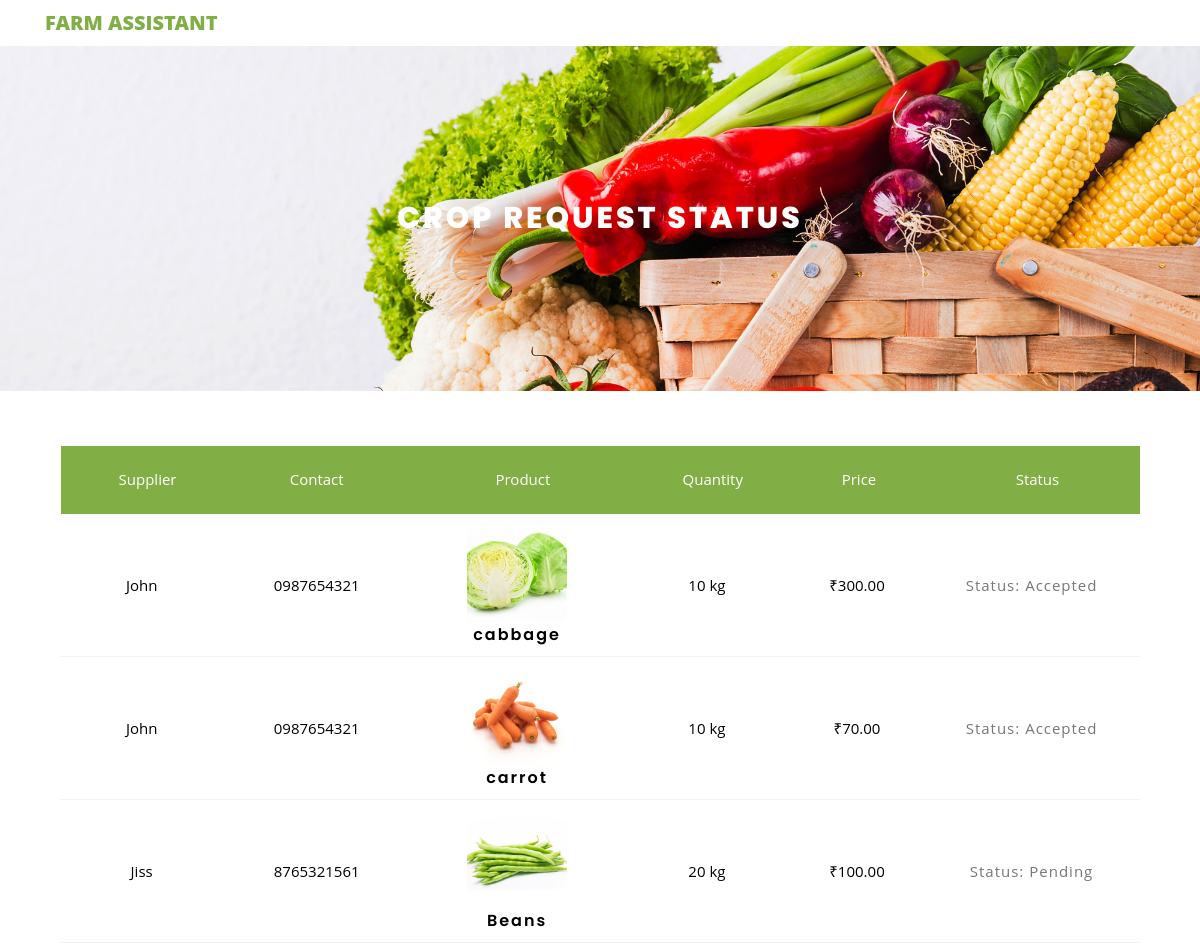
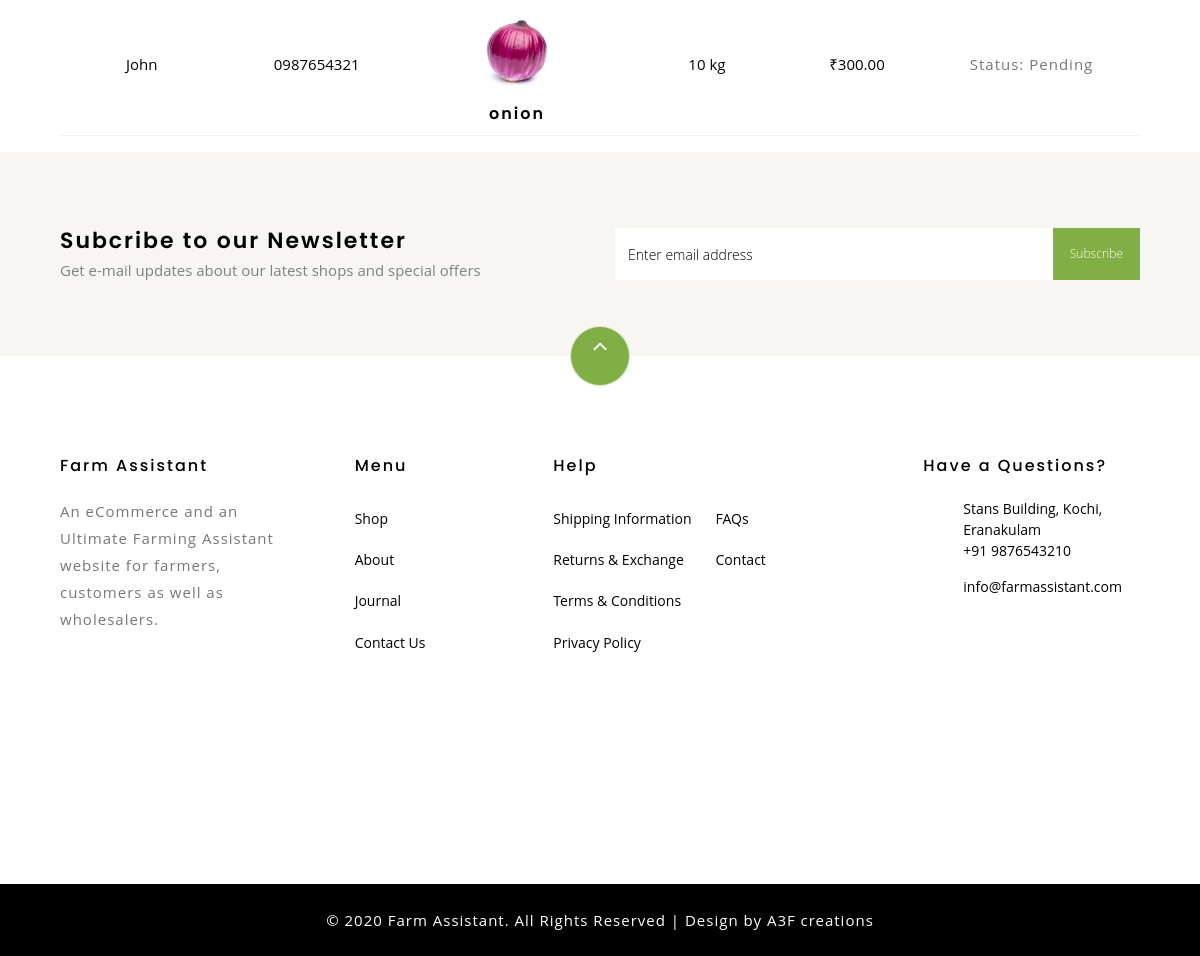
The page /crop-request-status.php (signed in) on the database its author committed (2 pictures, top to bottom).
### tables this page shows
CREATE TABLE IF NOT EXISTS `crop_request` (
  `crop_id` int(4) NOT NULL AUTO_INCREMENT,
  `farmer_email` varchar(20) NOT NULL,
  `supplier_email` varchar(40) NOT NULL,
  `c_name` varchar(20) NOT NULL,
  `price` int(4) NOT NULL,
  `quantity` int(4) NOT NULL,
  `image` varchar(30) NOT NULL,
  `status` varchar(11) DEFAULT 'Pending',
  PRIMARY KEY (`crop_id`)
);

CREATE TABLE IF NOT EXISTS `register` (
  `name` varchar(30) NOT NULL,
  `type` varchar(10) NOT NULL,
  `email` varchar(30) NOT NULL,
  `number` varchar(11) NOT NULL,
  `psw` varchar(20) NOT NULL,
  `psw_repeat` varchar(20) NOT NULL,
  `image` varchar(20) NOT NULL,
  PRIMARY KEY (`email`)
);

### web/crop-request-status.php (the view, shortened to what this page needs)
<!DOCTYPE html>
<html lang="en">
  <head>
    <link rel="stylesheet" href="css/open-iconic-bootstrap.min.css">
    <link rel="stylesheet" href="css/animate.css">
    <link rel="stylesheet" href="css/owl.carousel.min.css">
    <link rel="stylesheet" href="css/owl.theme.default.min.css">
    <link rel="stylesheet" href="css/magnific-popup.css">
    <link rel="stylesheet" href="css/aos.css">
    <link rel="stylesheet" href="css/ionicons.min.css">
    <link rel="stylesheet" href="css/bootstrap-datepicker.css">
    <link rel="stylesheet" href="css/jquery.timepicker.css">
    <link rel="stylesheet" href="css/flaticon.css">
    <link rel="stylesheet" href="css/icomoon.css">
	<link rel="stylesheet" href="css/style.css">
    <link rel="stylesheet" href="css/style1.css">
  </head>
  <body class="goto-here">
   <nav class="navbar navbar-expand-lg navbar-dark ftco_navbar bg-dark ftco-navbar-light" id="ftco-navbar">
	    <div class="container">
	      <a class="navbar-brand" href="#">Farm Assistant</a>
	    </div>
	  </nav>
    <div class="hero-wrap hero-bread" style="background-image: url('images/bg_1.jpg');" >
      <div class="container">
        <div class="row no-gutters slider-text align-items-center justify-content-center">
          <div class="col-md-9 ftco-animate text-center">
            <h1 class="mb-0 bread">CROP REQUEST STATUS</h1>
          </div>
        </div>
      </div>
    </div>
     <?php
  include('connection.php');
  $u= $_SESSION['u'];
?>
     <br><br>
			<div class="container">
				<div class="row">
    			<div class="col-md-12 ftco-animate">
	    				<table class="table">
						    <thead class="thead-primary">
						      <tr class="text-center">
                                <th>&nbsp; &nbsp;Supplier</th>
                                <th>Contact</th>
						        <th>&nbsp; &nbsp;Product </th>
                                <th>&nbsp; &nbsp;Quantity</th>
						        <th>&nbsp;Price</th>
						        <th>&nbsp; &nbsp;Status</th>
						      </tr>
						    </thead>
						    <tbody>
                                   <?php
                $a="SELECT * FROM crop_request where farmer_email='$u'";
              $sql=mysqli_query($conn,$a);
                while($row=mysqli_fetch_array($sql))
                {
                $c=$row["supplier_email"];
                  $sql1= "select * from register where email= '$c'";
                   $b=mysqli_query($conn,$sql1);
                   $row1=mysqli_fetch_assoc($b);
      ?>
						      <tr class="text-center">
						        <td class="price"><?php echo $row1["name"]; ?> </td>
                                  <td class="price"><?php echo $row1["number"]; ?> </td>
                                  <td class="image-prod"><div class="img" style="background-image:url(<?php echo $row["image"]; ?>);"></div>
                                  <h3><?php echo $row["c_name"]; ?></h3></td>
						        <td class="price"><?php echo $row["quantity"]; ?> kg </td>
                                <td class="price">₹<?php echo $row["price"]; ?>.00 </td>
						        <td class="quantity">
                                    <p>Status: <?php echo $row["status"]; }?></p>
					          </td>
						      </tr>
						    </tbody>
						  </table>
					  </div>
    			</div>
    		</div>
		<section class="ftco-section ftco-no-pt ftco-no-pb py-5 bg-light">
      <div class="container py-4">
        <div class="row d-flex justify-content-center py-5">
          <div class="col-md-6">
          	<h2 style="font-size: 22px;" class="mb-0">Subcribe to our Newsletter</h2>
          	<span>Get e-mail updates about our latest shops and special offers</span>
          </div>
          <div class="col-md-6 d-flex align-items-center">
            <form action="#" class="subscribe-form">
              <div class="form-group d-flex">
                <input type="text" class="form-control" placeholder="Enter email address">
                <input type="submit" value="Subscribe" class="submit px-3">
              </div>
            </form>
          </div>
        </div>
      </div>
    </section>
    <footer class="ftco-footer ftco-section">
      <div class="container">
      	<div class="row">
      		<div class="mouse">
						<a href="#" class="mouse-icon">
							<div class="mouse-wheel"><span class="ion-ios-arrow-up"></span></div>
						</a>
					</div>
      	</div>
        <div class="row mb-5">
         <div class="col-md">
            <div class="ftco-footer-widget mb-4">
              <h2 class="ftco-heading-2">Farm Assistant</h2>
              <p>An eCommerce and an Ultimate Farming Assistant website for farmers, customers as well as wholesalers.</p>
              <ul class="ftco-footer-social list-unstyled float-md-left float-lft mt-5">
              </ul>
            </div>
          </div>
          <div class="col-md">
            <div class="ftco-footer-widget mb-4 ml-md-5">
              <h2 class="ftco-heading-2">Menu</h2>
              <ul class="list-unstyled">
                <li><a href="#" class="py-2 d-block">Shop</a></li>
                <li><a href="#" class="py-2 d-block">About</a></li>
                <li><a href="#" class="py-2 d-block">Journal</a></li>
                <li><a href="#" class="py-2 d-block">Contact Us</a></li>
              </ul>
            </div>
          </div>
          <div class="col-md-4">
             <div class="ftco-footer-widget mb-4">
              <h2 class="ftco-heading-2">Help</h2>
              <div class="d-flex">
	              <ul class="list-unstyled mr-l-5 pr-l-3 mr-4">
	                <li><a href="#" class="py-2 d-block">Shipping Information</a></li>
	                <li><a href="#" class="py-2 d-block">Returns &amp; Exchange</a></li>
	                <li><a href="#" class="py-2 d-block">Terms &amp; Conditions</a></li>
	                <li><a href="#" class="py-2 d-block">Privacy Policy</a></li>
	              </ul>
	              <ul class="list-unstyled">
	                <li><a href="#" class="py-2 d-block">FAQs</a></li>
	                <li><a href="#" class="py-2 d-block">Contact</a></li>
	              </ul>
	            </div>
            </div>
          </div>
            <div class="col-md">
            <div class="ftco-footer-widget mb-4">
            	<h2 class="ftco-heading-2">Have a Questions?</h2>
            	<div class="block-23 mb-3">
	              <ul>
	                <li><span class="icon icon-map-marker"></span><span class="text">Stans Building, Kochi, Eranakulam</span></li>
	                <li><a href="#"><span class="icon icon-phone"></span><span class="text">+91 9876543210</span></a></li>
	                <li><a href="#"><span class="icon icon-envelope"></span><span class="text">info@farmassistant.com</span></a></li>
	              </ul>
	            </div>
            </div>
          </div>
        </div>
      </div>
    </footer>
<div class="copyrights">
	 <p>© 2020 Farm Assistant. All Rights Reserved | Design by A3F creations </p>
</div>
  </body>
</html>

### web/css/icomoon.css (style rules this page uses)
[class^="icon-"], [class*=" icon-"] { font-family: 'icomoon' !important; speak: none; font-style: normal; font-weight: normal; font-variant: normal; text-transform: none; line-height: 1; -webkit-font-smoothing: antialiased; -moz-osx-font-smoothing: grayscale; }
.icon-map-marker:before { content: "\f041"; }
.icon-phone:before { content: "\f095"; }
.icon-envelope:before { content: "\f0e0"; }

### web/css/style1.css (style rules this page uses)
.table > thead > tr > th, .table > tbody > tr > th, .table > tfoot > tr > th, .table > thead > tr > td, .table > tbody > tr > td, .table > tfoot > tr > td { padding: 9px; }
.form-control { display: block; width: 100%; height: 37px; padding: 14px 12px; font-size: 14px; line-height: 1.42857143; color: #777; background-color: #fff; background-image: none; border: 1px solid #ddd; border-radius: 0; -webkit-box-shadow: inset 0 1px 1px rgba(0,0,0,.075); box-shadow: inset 0 1px 1px rgba(0,0,0,.075); -webkit-transition: border-color ease-in-out .15s,-webkit-box-shadow ease-in-out .15s; -o-transition: border-color ease-in-out .15s,box-shadow ease-in-out .15s; transition: border-color ease-in-out .15s,box-shadow ease-in-out .15s; }
button, input, select, textarea { font-family: inherit; font-size: inherit; line-height: inherit; }
.copyrights { padding: 1.5em 0em; text-align: center; box-shadow: 0 1px 1px rgba(0,0,0,.05); -o-box-shadow: 0 1px 1px rgba(0,0,0,.05); -webkit-box-shadow: 0 1px 1px rgba(0,0,0,.05); -moz-box-shadow: 0 1px 1px rgba(0,0,0,.05); background: #000; }
.copyrights p { font-size: 1em; color: #fff; margin-bottom: 0; }

### web/crop-request-status.php (style rules this page uses)
tr td.image-prod h3 { font-size: 16px; }

### rows shown on the page
crop_request: register.name "John", register.number "0987654321", image (picture), c_name "cabbage", quantity "10", price "300", status "Accepted"
crop_request: register.name "John", register.number "0987654321", image (picture), c_name "carrot", quantity "10", price "70", status "Accepted"
crop_request: register.name "Jiss", register.number "8765321561", image (picture), c_name "Beans", quantity "20", price "100", status "Pending"
crop_request: register.name "John", register.number "0987654321", image (picture), c_name "onion", quantity "10", price "300", status "Pending"
